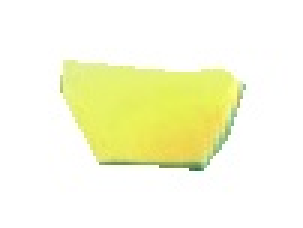
#> input picture train_data/yellow/yellw2buoy.jpg, 101 x 76 px, found by its file name (shown 3 times larger)
$ jupyter execute --allow-errors GMM_Color_seg.ipynb
#> lines starting #> are read from the running program, lines starting #| are printed output that depends on the picture; long printed decimals are rounded
[cell 1]
import cv2
import numpy as np
import matplotlib.pyplot as plt

'''
Author: Aditya Khopkar, Graduate Robotics Student, UMD
Coursework: ENPM673

'''


def initialize_parameters(data,K):
    n,d = data.shape
    mean = yello1D[np.random.choice(n,K,replace=False)]
    covariance = [80*np.eye(d)] * K
    weights = [1./K] * K
    for i in range(K):
        covariance[i] = np.multiply(covariance[i],np.random.rand(d,d))

    parameters = {
        'mean':mean,
        'cov':covariance,
        'w':weights
    }
    return parameters

class gmm_algo:
    # [74 lines left out: functions __init__, calcGaussianProbability, getParams, E_step, M_step, solve, not called in this run]

[cell 2]
#gmm = gmm_algo()
img = cv2.imread('/home/akhopkar/Desktop/PROJECT_3/yellow_train/yellw2buoy.jpg')
#> img is the input picture: shape (76, 101, 3); mean B, G, R 220.5, 249.7, 248.4
#cv2.imshow('yellow bouy',img)
img_red_channel = img[:,:,2]
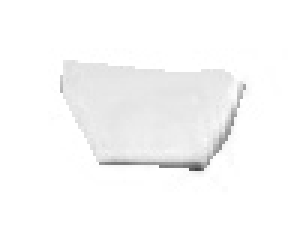
#> img_red_channel: shape (76, 101) (shown 3 times larger); min 66, max 255, mean 248.4
img_green_channel = img[:,:,1]

nx,ny,_ = img.shape
#> nx = 76; ny = 101
redChannel = np.reshape(img_red_channel,((nx*ny),1))
#> redChannel = 7676 values, max 255 at index 0, min 66 at index 5721, mean 248.4
greenChannel = np.reshape(img_green_channel,((nx*ny),1))
#> greenChannel = 7676 values, max 255 at index 0, min 99 at index 5721, mean 249.7
#yellow2D = np.vstack((redChannel,greenChannel)).T
yello1D = np.concatenate((redChannel,greenChannel),axis=0)
#> yello1D = 15352 values, max 255 at index 0, min 66 at index 5721, mean 249

# [4 lines of commented-out code are left out]

K = 2
p = initialize_parameters(yello1D,K)
#> in initialize_parameters, `mean = yello1D[np.random.choice(n,K,replace=False)]`: mean = [255, 255]
#> in initialize_parameters, `parameters = { 'mean':mean, 'cov':covariance, 'w':weights }`: parameters = {'mean': [255, 255], 'cov': [[18.06], [70.68]], 'w': [0.5, 0.5]}
#> p has the same summary as parameters in initialize_parameters
print(p)
#| {'mean': array([[255],
#|        [255]], dtype=uint8), 'cov': [array([[18.061]]), array([[70.682]])], 'w': [0.5, 0.5]}
#gmm = gmm_algo(yello1D,K,parameters)
# plt.plot(hist_yellow2,color='black')
# plt.xlim([0,256])
# plt.show
cv2.waitKey(0)
cv2.destroyAllWindows()

[cell 3]
K = 2
n,d = yello1D.shape
#> n = 15352; d = 1
mean = yello1D[np.random.choice(n,K,replace=False)]
#> mean = [254, 255]
covariance = [80*np.eye(d)] * K
#> covariance = [[80], [80]]
print(mean)
#| [[254]
#|  [255]]
for i in range(K):
    covariance[i] = np.multiply(covariance[i],np.random.rand(d,d))
#> after the loop, covariance = [[17.14], [38.35]]
weights = [1./K]*K
print(covariance)
#| [array([[17.141]]), array([[38.350]])]
#print(covariance[0])
#print(weights)
cov_inv =  1/covariance[0]
#> cov_inv = [0.0583]

print(cov_inv)
#| [[0.05834]]
x = 160
diff = x-mean
#> diff = [162, 161]
print(diff)
#| [[162]
#|  [161]]
dim = mean.shape[0]
#> dim = 2
detC = covariance[0]**0.5
#> detC = [4.14]
mul1 = np.multiply(diff.T,cov_inv)
#> mul1 = [[9.45, 9.39]]
mul2 =np.multiply(mul1,diff)
#> mul2 = [[1531, 1521.6], [1521.6, 1512.2]]
print(mul1)
#| [[9.451 9.392]]
print(mul2)
#| [[1531.029 1521.578]
#|  [1521.578 1512.186]]
# gauss_prob = 1/(detC*(2*np.pi)**(dim/2)) * np.exp(-.5*diff.T*(cov_inv)*(diff))
# print('gauss',gauss_prob)
#gauss = 1/((covariance**2)*((2*np.pi)**0.5))
#> (the rest of this cell did not finish here and is left out)


$ run again, with train_data/yellow/y_test_2.png saved as train_data/yellow/yellw2buoy.jpg
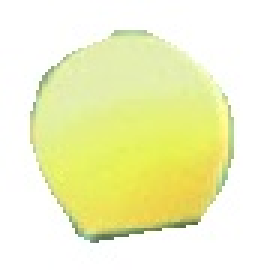
#> input picture train_data/yellow/y_test_2.png, 87 x 90 px, found by its file name (shown 3 times larger)
#> img is the input picture: shape (90, 87, 3); mean B, G, R 193.7, 243.6, 241.1
#> `img_red_channel = img[:,:,2]`:
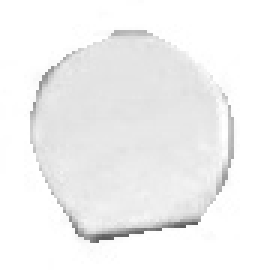
#> img_red_channel: shape (90, 87) (shown 3 times larger); min 91, max 255, mean 241.1
#> `img_green_channel = img[:,:,1]`:
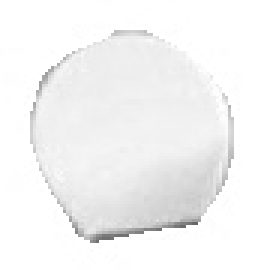
#> img_green_channel: shape (90, 87) (shown 3 times larger); min 101, max 255, mean 243.6
#> redChannel = 7830 values, max 255 at index 0, min 91 at index 6907, mean 241.1
#> greenChannel = 7830 values, max 255 at index 0, min 101 at index 6503, mean 243.6
#> yello1D = 15660 values, max 255 at index 0, min 91 at index 6907, mean 242.3
#> in initialize_parameters, `mean = yello1D[np.random.choice(n,K,replace=False)]`: mean = [255, 228]
#> parameters = {'mean': [255, 228], 'cov': [[79.26], [23.04]], 'w': [0.5, 0.5]}
#> p has the same summary as parameters in initialize_parameters
#| {'mean': array([[255],
#|        [228]], dtype=uint8), 'cov': [array([[79.263]]), array([[23.035]])], 'w': [0.5, 0.5]}
#> `mean = yello1D[np.random.choice(n,K,replace=False)]`: mean = [255, 229]
#| [[255]
#|  [229]]
#| [array([[28.348]]), array([[48.707]])]
#| [[0.03528]]
#> diff = [161, 187]
#| [[161]
#|  [187]]
#> mul1 = [[5.68, 6.6]]
#> mul2 = [[914.4, 1062.1], [1062.1, 1233.6]]
#| [[5.679 6.597]]
#| [[ 914.388 1062.053]
#|  [1062.053 1233.565]]
